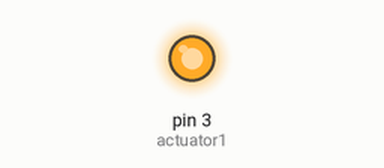
A sketch run on a simulated Arduino Uno, built with avr-gcc and run on an emulated ATmega328P. Parts: output pins drawn as LEDs (lit = HIGH). Pins used as bus, display or sensor lines are not drawn.

Above: at 0.05 s.
Timing chart, 0 to 6.5 s (numbered marks = the images above):
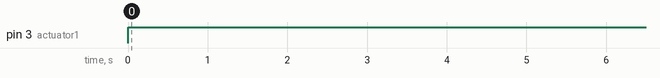

Measured:
- by itself, pin 3 (actuator1): LOW → HIGH at 0.00 s

The sketch:

testactuator.ino
```cpp
#define actuator1 3
#define actuator2 4

void setup() {

  pinMode(actuator1, OUTPUT);
  pinMode(actuator2, OUTPUT);
  digitalWrite(actuator1, LOW);
  digitalWrite(actuator2, LOW);

	Serial.begin(9600);

}

void loop() {
  // put your main code here, to run repeatedly:

  digitalWrite(actuator1, HIGH);
  digitalWrite(actuator2, LOW);
  delay(10000);
  digitalWrite(actuator1, LOW);
  digitalWrite(actuator2, HIGH);
  digitalWrite(actuator1, LOW);
  digitalWrite(actuator2, LOW);

}
```
